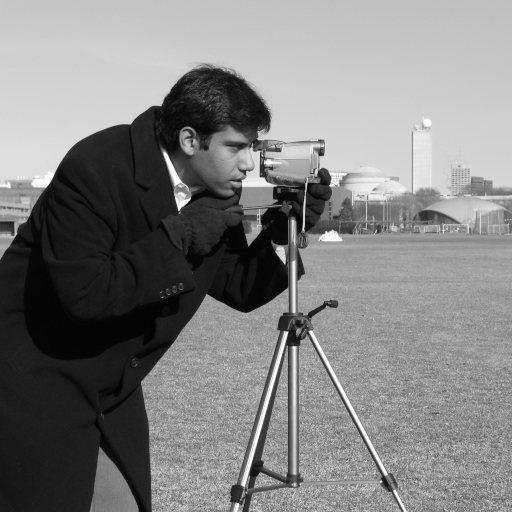
%> input picture Jyotsana_Parkhedkar_CA1/CA1/cameraman.tif, 512 x 512 px
$ octave ca1.m   (GNU Octave 9; MATLAB toolbox functions it lacks are replaced by stand-ins)
%> lines starting %> are read from the running program, lines starting %| are printed output that depends on the picture; in (x1, y1, x2, y2) boxes, pixels count from 0 and x2, y2 are one past the last pixel; in counts of white or black regions, pixels touching at a corner belong together; the program's own positions count from 1
%%%%%%%%%%%%%%%%%%%%%%%%%%%%%%%%%%%%%%%%%%%%%%%%%%%%%%%%%%%%%%%%%%%%%%%
% ICSI471/571 Introduction to Computer Vision Fall 2025
% Copyright: Xin Li@2024-2026
% Computer Assignment 1: Image Acquisition and Perception
% Due Date: Sep. 16, 2025
%%%%%%%%%%%%%%%%%%%%%%%%%%%%%%%%%%%%%%%%%%%%%%%%%%%%%%%%%%%%%%%%%%%%%%%

% Name : Jyotsana Parkhedkar - 001661399

% Part I: Image acquisition basics (3 points)

% read in the test image cameraman (provided by matlab)
x=double(imread("C:\Users\jyots\OneDrive\Desktop\CA1\cameraman.tif"));
%> x: size 512x512 double; min 0, max 255, mean 129.1; mean of the top-left, top-right, bottom-left and bottom-right quarters 125.7, 178.9, 65.7, 146
% check the spatial resolution (width and height) of the image
whos x
% 1. reduce the image spatial resolution by a factor of two (also-called down-sampling)
% Hint: you need to know how to use ":" operator (0.5 point)
x1 = x(1:2:end,1:2:end);
imshow(x1,[]);
% increase the spatial image resolution by a factor of two (also-called up-sampling)
% Hint: use >help imresize or >help interp2 to learn how to use these two
% functions assoicated with linear interpolation
x2=imresize(x1,2);
% or x2=interp2(x1);
subplot(1,2,1);imshow(x,[]);title('original image');
subplot(1,2,2);imshow(x2,[]);title('interpolated image');
% blurred edges and some noticeable artifacts around tripod lines

% Compared to x, x2 looks blurrier and has lost fine texture.
% Slight aliasing/jaggies on edges.
% Upsampling cannot restore detail removed by downsampling.


% 2. reduce the bit-depth image resolution of x from 256 to 16
% Hint: you can google ``uniform quantization'' to learn more
% background information (1 point)
Q=16;
x3=round(x/Q);
subplot(1,2,1);imshow(x,[]);title('8-bit image');
subplot(1,2,2);imshow(x3,[]);title('4-bit image');
% Visible banding/contouring in smooth regions.
% Subtle contrast is lost, image looks flatter.
% Noise is more noticeable.

% 3. extract the MSB and LSB of a given image (1 point)
% Hint: you can google ``matlab bitget'' or type ">help bitget" to learn%
% how to use this tool properly
MSB=bitget(x,8);
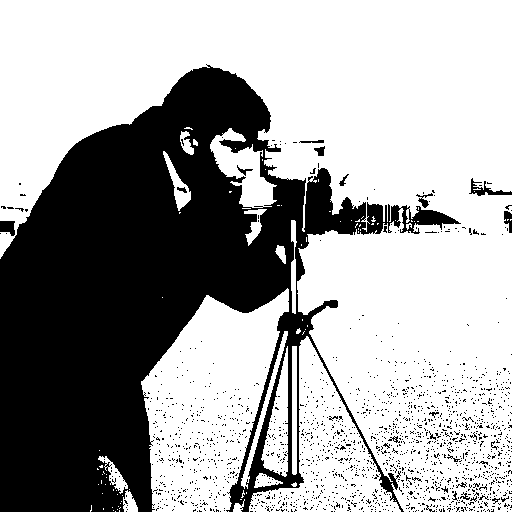
%> MSB: size 512x512 logical; 64.3% white; 1732 black regions (1710 under 20 px), largest, box (x1, y1, x2, y2) and area: (0, 64, 461, 512) 88530, (469, 178, 512, 196) 244, (0, 221, 15, 236) 175
LSB=bitget(x,1);
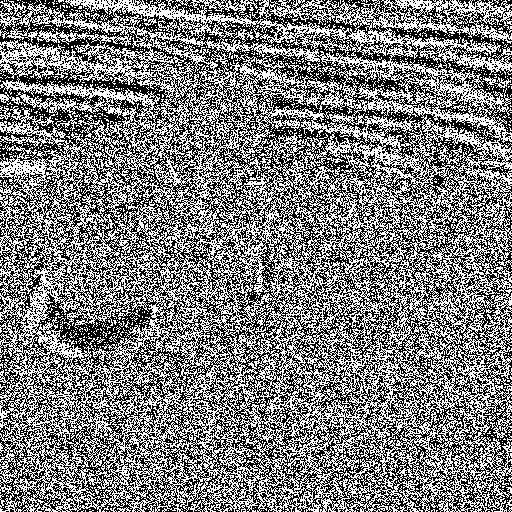
%> LSB: size 512x512 logical; 49.7% white in thin lines or dots
subplot(1,2,1);imshow(MSB,[]);title('Most Significant Bitplane (MSB)');
subplot(1,2,2);imshow(LSB,[]);title('Least Significant Bitplane (LSB)');
% MSB retains overall structure and edges of the image.
% LSB looks noise-like and carries almost no semantic content.


% 4. play with a color image of flowers (1 point)
% read in the test image
x=double(imread("C:\Users\jyots\OneDrive\Desktop\CA1\fl_orig.ppm"));
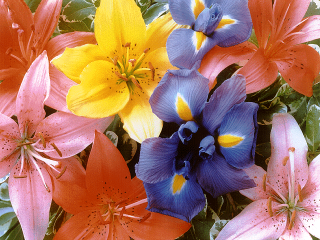
%> input picture Jyotsana_Parkhedkar_CA1/CA1/fl_orig.ppm, 320 x 240 px
%> x: size 240x320x3 double
y=rgb2gray(x/255);
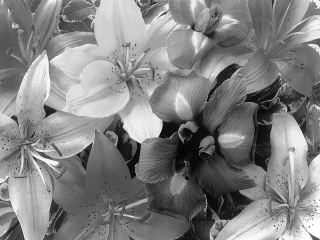
%> y: size 240x320 double; min 0.0116, max 1, mean 0.511
% generate Bayer pattern z
% green channels: quincinx lattice
z=zeros(size(y));
z(1:2:end,1:2:end)=squeeze(x(1:2:end,1:2:end,2));
z(2:2:end,2:2:end)=squeeze(x(2:2:end,2:2:end,2));
% red/blue channels: quarter-size
z(1:2:end,2:2:end)=squeeze(x(1:2:end,2:2:end,1));
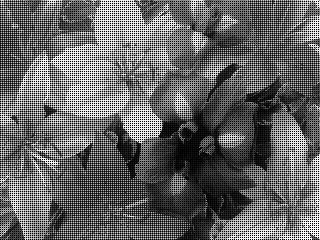
%> z: size 240x320 double; min 0, max 255, mean 100.9
z(2:2:end,1:2:end)=squeeze(x(2:2:end,1:2:end,3));
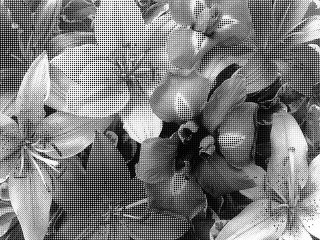
%> z: size 240x320 double; min 0, max 255, mean 124.7
% Bayer pattern is NOT the grayscale version but visually appears similar
% Note that y is normalized within [0,1] and z is within [0,255]
imshow([y*255 z],[]);
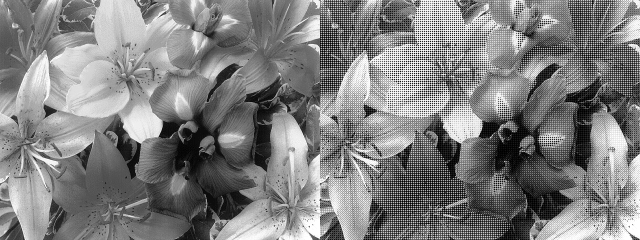
%> displayed picture: size 240x640, on the screen's scale of 0 to 255; min 0, max 255, mean 127.5
% This problem is often called image demosaicing. You can learn more about
% more advanced demosaicing methods at wiki: https://en.wikipedia.org/wiki/Demosaicing


% 5. MRI image acquisition in k-space (0.5 point)
clear all
close all
%load spiralexampledata
% d - spiral data;
% k - kspace locations (kx,ky); use plot(real(k),imag(k),'.') to see
% w - density compensation function (used to weight the k-space data);
%> (the run ends here)
